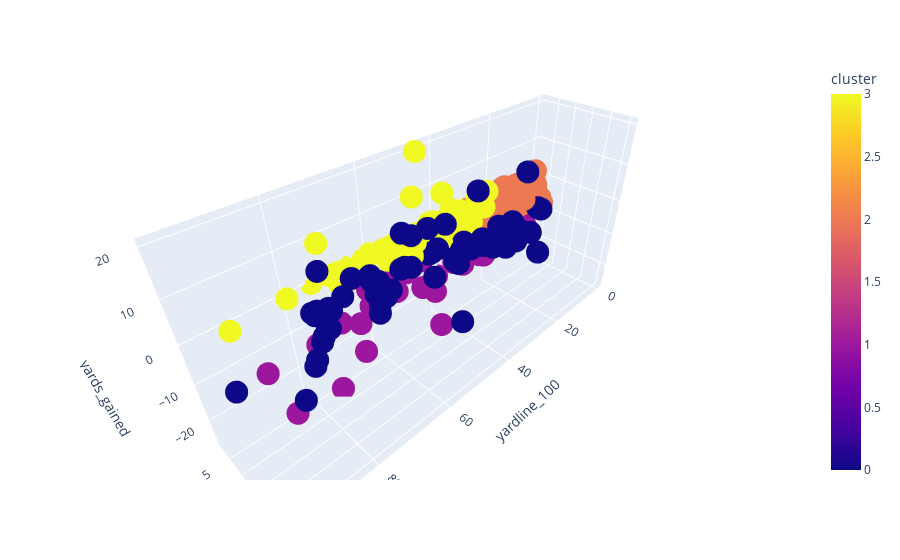

This figure's notebook cell:
### Code cell
fig = px.scatter_3d(fail_yds, x='yardline_100', y='ydstogo', z='yards_gained',
                    color='cluster')

fig.show()

### Figure 1 — Plotly figure (JSON) as saved in the notebook; plotly's stock layout.template omitted (floating-point values rounded to 4 significant figures; data arrays with more than 128 entries replaced by an {"elided": "..."} marker saying what was removed)
{"data": [{"hovertemplate": "yardline_100=%{x}<br>ydstogo=%{y}<br>yards_gained=%{z}<br>cluster=%{marker.color}<extra></extra>", "legendgroup": "", "marker": {"color": {"elided": "375 int values"}, "coloraxis": "coloraxis", "symbol": "circle"}, "mode": "markers", "name": "", "scene": "scene", "showlegend": false, "type": "scatter3d", "x": {"elided": "375 int values"}, "y": {"elided": "375 int values"}, "z": {"elided": "375 int values"}}], "layout": {"coloraxis": {"colorbar": {"title": {"text": "cluster"}}, "colorscale": [[0, "#0d0887"], [0.1111, "#46039f"], [0.2222, "#7201a8"], [0.3333, "#9c179e"], [0.4444, "#bd3786"], [0.5556, "#d8576b"], [0.6667, "#ed7953"], [0.7778, "#fb9f3a"], [0.8889, "#fdca26"], [1, "#f0f921"]]}, "legend": {"tracegroupgap": 0}, "margin": {"t": 60}, "scene": {"domain": {"x": [0, 1], "y": [0, 1]}, "xaxis": {"title": {"text": "yardline_100"}}, "yaxis": {"title": {"text": "ydstogo"}}, "zaxis": {"title": {"text": "yards_gained"}}}}}
